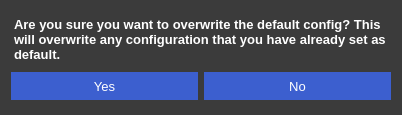
<?xml version="1.0" encoding="UTF-8"?>
<ui version="4.0">
 <class>Dialog</class>
 <widget class="QDialog" name="Dialog">
  <property name="geometry">
   <rect>
    <x>0</x>
    <y>0</y>
    <width>402</width>
    <height>115</height>
   </rect>
  </property>
  <property name="windowTitle">
   <string>Dialog</string>
  </property>
  <property name="styleSheet">
   <string notr="true">QWidget{	
	color: #ffffff;
	font-family: &quot;Segoe UI&quot;;
	font-size: 10pt;
	background-color: #3b3b3b;
}

QLabel{
	font: bold 10pt;
	color: #ffffff;
	font-family: &quot;Segoe UI&quot;;
	padding-left: 0px;
	padding-top: 6px;
}

QPushButton{
	background-color: #3c5fcf;
	border: 0;
	min-height: 28px;
}

QPushButton:hover{
background-color: #3c5fff;
}

QPushButton:pressed{
background-color: #1a45cc;
}

QLineEdit, QComboBox{
	background-color: #131313;
	color: #ffffff;
	font-family: &quot;Segoe UI&quot;;
	font-size: 12pt;
	border-radius: 4px;
	height: 24px;
	padding-left: 8px;
	padding-right: 8px;
	padding-bottom: 4px;
}

QFrame{
	border: 0;
}</string>
  </property>
  <layout class="QVBoxLayout" name="verticalLayout">
   <item>
    <widget class="QLabel" name="label">
     <property name="text">
      <string>Are you sure you want to overwrite the default config? This will overwrite any configuration that you have already set as default.</string>
     </property>
     <property name="wordWrap">
      <bool>true</bool>
     </property>
    </widget>
   </item>
   <item>
    <widget class="QFrame" name="frame">
     <property name="maximumSize">
      <size>
       <width>16777215</width>
       <height>36</height>
      </size>
     </property>
     <property name="frameShape">
      <enum>QFrame::StyledPanel</enum>
     </property>
     <property name="frameShadow">
      <enum>QFrame::Raised</enum>
     </property>
     <layout class="QHBoxLayout" name="horizontalLayout">
      <property name="leftMargin">
       <number>0</number>
      </property>
      <property name="topMargin">
       <number>0</number>
      </property>
      <property name="rightMargin">
       <number>0</number>
      </property>
      <property name="bottomMargin">
       <number>0</number>
      </property>
      <item>
       <widget class="QPushButton" name="YesButton">
        <property name="text">
         <string>Yes</string>
        </property>
       </widget>
      </item>
      <item>
       <widget class="QPushButton" name="NoButton">
        <property name="text">
         <string>No</string>
        </property>
       </widget>
      </item>
     </layout>
    </widget>
   </item>
  </layout>
 </widget>
 <resources/>
 <connections/>
</ui>
